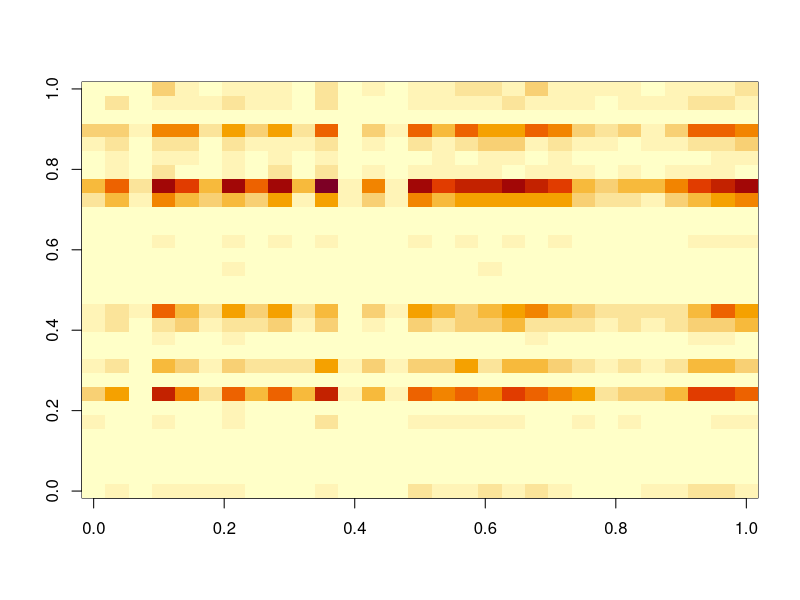

The R script that drew this image: (Note: this script raises an error after producing the figure.)
rm(list=ls(all=TRUE))
set.seed(1)

#basic setup
n.tsegm=100
n.ac=3
n.grid=30
n=floor(runif(n.tsegm,min=0,max=900))

#spatial coordinates
grid.coord=data.frame(x=runif(n.grid,min=0,max=100),
                      y=runif(n.grid,min=0,max=100))
ac.coord.true=ac.coord=data.frame(x=runif(n.ac,min=0,max=100),
                                  y=runif(n.ac,min=0,max=100))

#cluster membership
z.true=z=sample(1:n.ac,size=n.tsegm,replace=T)

#distance decay parameter
phi.true=phi=0.1

#generate data
y=matrix(NA,n.tsegm,n.grid)
for (i in 1:n.tsegm){
  #calculate distance
  x2=(grid.coord$x-ac.coord$x[z[i]])^2
  y2=(grid.coord$y-ac.coord$y[z[i]])^2
  d=sqrt(x2+y2)
  
  #calculate probability
  tmp=exp(-phi*d)
  prob=tmp/sum(tmp)
  
  #draw results
  y[i,]=rmultinom(1,size=n[i],prob=prob)
}
image(y[z==3,])

setwd('U:\\GIT_models\\activity_center1')
write.csv(y,'fake data.csv',row.names=F)
write.csv(grid.coord,'fake data grid.csv',row.names=F)